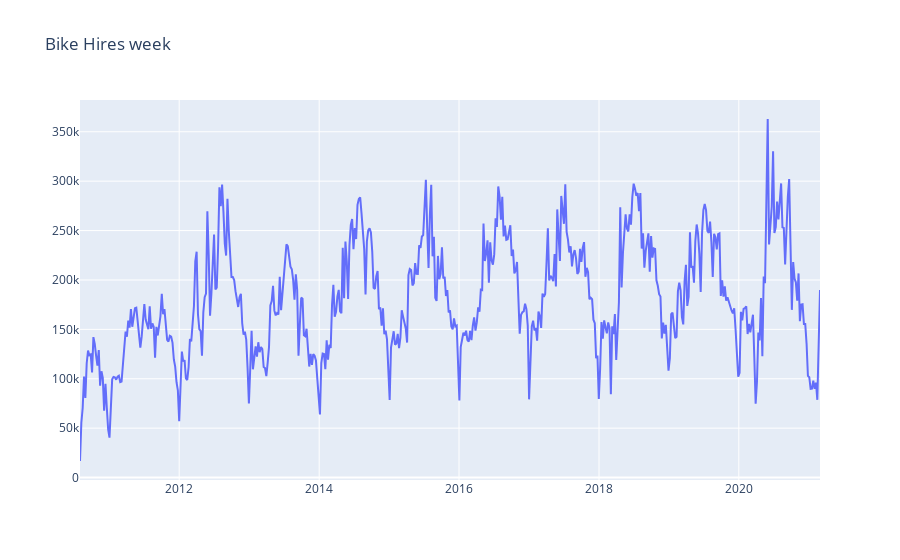

The notebook cell this image was saved under:
### Code cell
plotly_df(dataset.set_index("ds").resample('W').apply(sum), columns=['hires'],  title = 'Bike Hires week')

### Figure 1 — Plotly figure (JSON) as saved in the notebook; plotly's stock layout.template omitted (floating-point values rounded to 4 significant figures; data arrays with more than 128 entries replaced by an {"elided": "..."} marker saying what was removed)
{"data": [{"mode": "lines", "name": "hires", "type": "scatter", "x": {"elided": "553 str values"}, "y": {"elided": "553 int values"}}], "layout": {"title": {"text": "Bike Hires week"}}}
